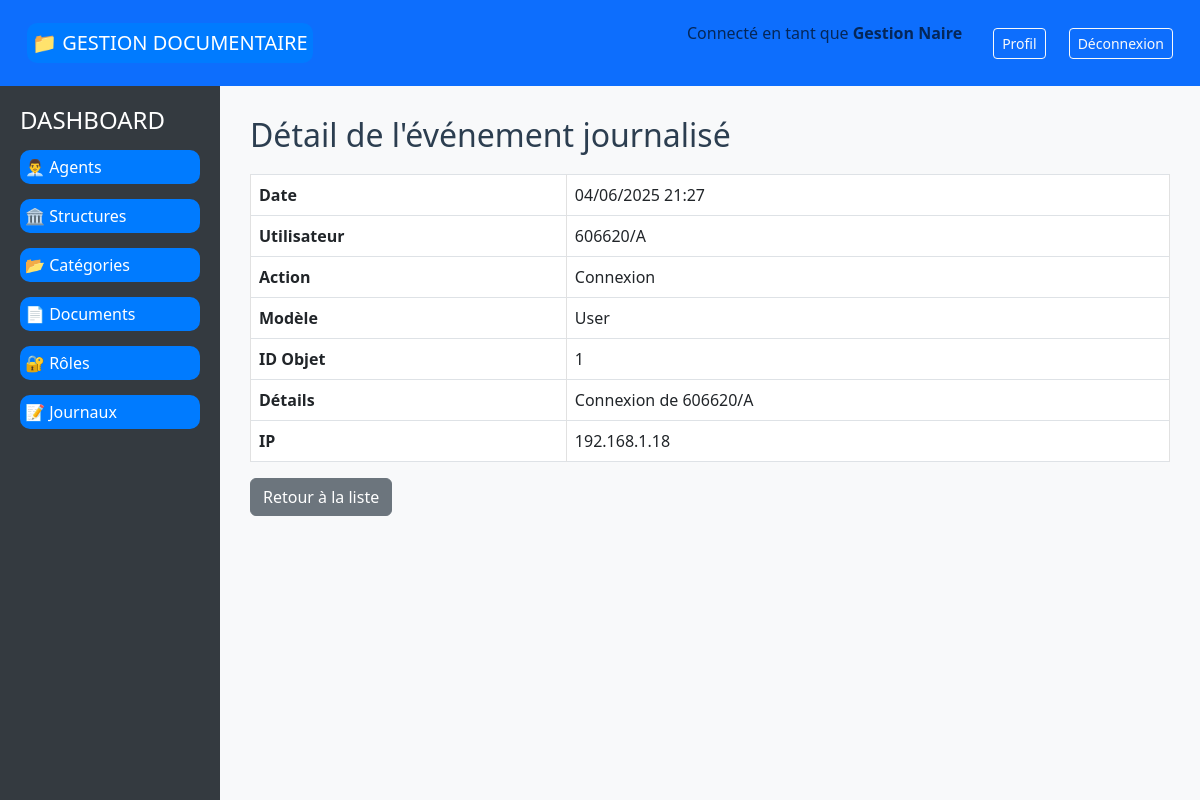
The app's page /journaux/65/ (signed in) with its own data.
### document_management/models.py (models this page shows, shortened)
class BaseTimeStampModel(models.Model):
    date_creation = models.DateTimeField(_("Date de création"), auto_now_add=True)
    date_modification = models.DateTimeField(_("Date de modification"), auto_now=True)
    class Meta:
        abstract = True

class Agent(BaseTimeStampModel):
    MATRICULE_REGEX = r'^\d{6}/[A-Z]$'
    NOM_PRENOM_REGEX = r'^[a-zA-ZÀ-ÿ\s\-\']+$'
    PHONE_REGEX = r'^(\+\d{1,3})?\d{9,15}$'
    matricule = models.CharField(
        _("Matricule"),
        max_length=8,
        unique=True,
        validators=[
            RegexValidator(
                regex=MATRICULE_REGEX,
                message=_("Le matricule doit être au format 123456/X")
            )
        ]
    )
    prenom = models.CharField(
        _("Prénom"),
        max_length=50,
        validators=[
            RegexValidator(
                regex=NOM_PRENOM_REGEX,
                message=_("Le prénom ne doit contenir que des lettres, espaces et tirets")
            )
        ]
    )
    nom = models.CharField(
        _("Nom"),
        max_length=50,
        validators=[
            RegexValidator(
                regex=NOM_PRENOM_REGEX,
                message=_("Le nom ne doit contenir que des lettres, espaces et tirets")
            )
        ]
    )
    date_naissance = models.DateField(_("Date de naissance"))
    lieu_naissance = models.CharField(_("Lieu de naissance"), max_length=255)
    adresse = models.CharField(_("Adresse"), max_length=255)
    email = models.EmailField(_("Email"), unique=True)
    telephone = models.CharField(
        _("Téléphone"),
        max_length=20,
        unique=True,
        validators=[
            RegexValidator(
                regex=PHONE_REGEX,
                message=_("Numéro de téléphone invalide. Format: +221xxxxxxxxx")
            )
        ]
    )
    user = models.OneToOneField(
        settings.AUTH_USER_MODEL,
        on_delete=models.CASCADE,
        related_name="agent_profile",
        verbose_name=_("Utilisateur")
    )
    structure = models.ForeignKey(
        Structure,
        on_delete=models.PROTECT,
        related_name="agents",
        verbose_name=_("Structure")
    )
    role = models.ForeignKey(
        Role,
        on_delete=models.PROTECT,
        related_name="agents",
        verbose_name=_("Rôle")
    )
    is_active = models.BooleanField(_("Actif"), default=True)
    class Meta:
        verbose_name = _("Agent")
        verbose_name_plural = _("Agents")
        ordering = ['nom', 'prenom']

class Journal(models.Model):
    ACTION_CHOICES = [
        ('CREATE', _('Création')),
        ('READ', _('Lecture')),
        ('UPDATE', _('Modification')),
        ('DELETE', _('Suppression')),
        ('LOGIN', _('Connexion')),
        ('LOGOUT', _('Déconnexion')),
        ('OTHER', _('Autre')),
    ]
    user = models.ForeignKey(
        settings.AUTH_USER_MODEL,
        on_delete=models.PROTECT,
        related_name="journal_entries",
        verbose_name=_("Utilisateur")
    )
    action = models.CharField(_("Action"), max_length=10, choices=ACTION_CHOICES)
    model_name = models.CharField(_("Modèle"), max_length=50, blank=True)
    object_id = models.CharField(_("ID Objet"), max_length=50, blank=True)
    details = models.TextField(_("Détails"), blank=True)
    ip_address = models.GenericIPAddressField(_("Adresse IP"), blank=True, null=True)
    timestamp = models.DateTimeField(_("Horodatage"), auto_now_add=True)
    class Meta:
        verbose_name = _("Journal")
        verbose_name_plural = _("Journaux")
        ordering = ['-timestamp']

### document_management/views.py (the view)
# urls.py: path('journaux/<int:journal_id>/', detail_journal, name='detail_journal'),
@login_required
def detail_journal(request, journal_id):
    journal = get_object_or_404(Journal, id=journal_id)
    return render(request, 'journaux/detail.html', {'journal': journal})

### document_management/templates/journaux/detail.html (shortened to what this page needs)
{% extends 'base.html' %}
{% block content %}
<h2>Détail de l'événement journalisé</h2>
<table class="table table-bordered">
    <tr><th>Date</th><td>{{ journal.timestamp|date:'d/m/Y H:i' }}</td></tr>
    <tr><th>Utilisateur</th><td>{{ journal.user }}</td></tr>
    <tr><th>Action</th><td>{{ journal.get_action_display }}</td></tr>
    <tr><th>Modèle</th><td>{{ journal.model_name }}</td></tr>
    <tr><th>ID Objet</th><td>{{ journal.object_id }}</td></tr>
    <tr><th>Détails</th><td>{{ journal.details }}</td></tr>
    <tr><th>IP</th><td>{{ journal.ip_address }}</td></tr>
</table>
<a href="{% url 'liste_journaux' %}" class="btn btn-secondary">Retour à la liste</a>
{% endblock %}

### document_management/templates/base.html (shortened to what this page needs)
<!DOCTYPE html>
<html lang="fr">
<head>
    <link rel="stylesheet" href="https://cdn.jsdelivr.net/npm/bootstrap@5.3.0/dist/css/bootstrap.min.css">
    {% load static %}
    <link rel="stylesheet" href="{% static 'css/style.css' %}">
</head>
<body>
    <nav class="navbar navbar-expand-lg navbar-custom">
        <div class="container-fluid">
            <a class="navbar-brand" href="{% url 'home' %}">📁 GESTION DOCUMENTAIRE</a>
            <div class="d-flex ms-auto">
                {% if request.user.is_authenticated %}
                    <span class="navbar-text me-3">
                        Connecté en tant que
                        <strong>
                            {% if request.user.agent_profile %}
                                {{ request.user.agent_profile.prenom }} {{ request.user.agent_profile.nom }}
                            {% else %}
                                {{ request.user.email }}
                            {% endif %}
                        </strong>
                    </span>
                    <a href="#" class="btn btn-outline-light btn-sm me-2">Profil</a>
                    <a href="{% url 'logout' %}" class="btn btn-outline-light btn-sm">Déconnexion</a>
                {% else %}
                    <a href="{% url 'login' %}" class="btn btn-outline-light btn-sm">Connexion</a>
                {% endif %}
            </div>
        </div>
    </nav>
    <div class="main-container">
        {% if request.user.is_authenticated %}
        <div class="sidebar">
            <h4>DASHBOARD</h4>
            {% if can_read_agents %}
            <a href="{% url 'liste_agents' %}" {% if request.resolver_match.url_name == 'liste_agents' %} class="active"{% endif %}>👨‍💼 Agents</a>
            {% endif %}
            {% if can_read_structures %}
            <a href="{% url 'liste_structures' %}" {% if request.resolver_match.url_name == 'liste_structures' %} class="active"{% endif %}>🏛️ Structures</a>
            {% endif %}
            {% if can_read_categories %}
            <a href="{% url 'liste_CategorieDocuments' %}" {% if request.resolver_match.url_name == 'liste_CategorieDocuments' %} class="active"{% endif %}>📂 Catégories</a>
            {% endif %}
            {% if can_read_documents %}
            <a href="{% url 'liste_documents' %}" {% if request.resolver_match.url_name == 'liste_documents' %} class="active"{% endif %}>📄 Documents</a>
            {% endif %}
            {% if can_read_roles %}
            <a href="{% url 'liste_roles' %}" {% if request.resolver_match.url_name == 'liste_roles' %} class="active"{% endif %}>🔐 Rôles</a>
            {% endif %}
            {% if role_name == 'ADMIN' or role_name == 'GESTIONNAIRE' %}
            <a href="{% url 'liste_journaux' %}" {% if request.resolver_match.url_name == 'liste_journaux' %} class="active"{% endif %}>📝 Journaux</a>
            {% endif %}
        </div>
        {% endif %}
        <div class="content">
            {% block content %}
            {% endblock %}
        </div>
    </div>
</body>
</html>

### document_management/static/css/style.css (style rules this page uses)
nav { background-color: #007bff; padding: 10px; text-align: center; }
nav a { color: white; text-decoration: none; margin: 15px; font-size: 18px; }
body { font-family: 'Segoe UI', Arial, sans-serif; background: #f7f7f7; margin: 0; padding: 0; }
h1, h2 { color: #2c3e50; margin-bottom: 20px; }
table { width: 100%; border-collapse: collapse; margin-bottom: 25px; background: #fafafa; }
table th, table td { border: 1px solid #e1e1e1; padding: 10px 8px; text-align: left; }
table th { background: #18bc9c; color: #fff; }
table tr:nth-child(even) { background: #f2f2f2; }
table { width: 100%; border-collapse: collapse; margin: 20px 0; }
table, th, td { border: 1px solid #ddd; }
th, td { padding: 12px; text-align: left; }
th { background-color: #f2f2f2; color: #333; }
tr:nth-child(even) { background-color: #f9f9f9; }
a { text-decoration: none; border-radius: 10px; padding: 5px; background-color: #007bff; color: white; }

### document_management/templates/base.html (style rules this page uses)
body { display: flex; flex-direction: column; min-height: 100vh; }
.navbar-custom { background-color: #0d6efd; color: white; }
.navbar-custom .navbar-brand, .navbar-custom .nav-link, .navbar-custom .dropdown-item { color: white !important; }
.main-container { display: flex; flex: 1; }
.sidebar { width: 220px; background-color: #343a40; color: white; padding: 20px; }
.sidebar a { color: white; text-decoration: none; display: block; margin: 15px 0; }
.content { flex: 1; padding: 30px; background-color: #f8f9fa; }

### records on screen
Journal: timestamp "04/06/2025 21:27", user "606620/A", action "Connexion", model_name "User", object_id "1", details "Connexion de 606620/A", ip_address "192.168.1.18"

### other values on screen
{{ request.user.agent_profile.prenom }} "Gestion"
{{ request.user.agent_profile.nom }} "Naire"
